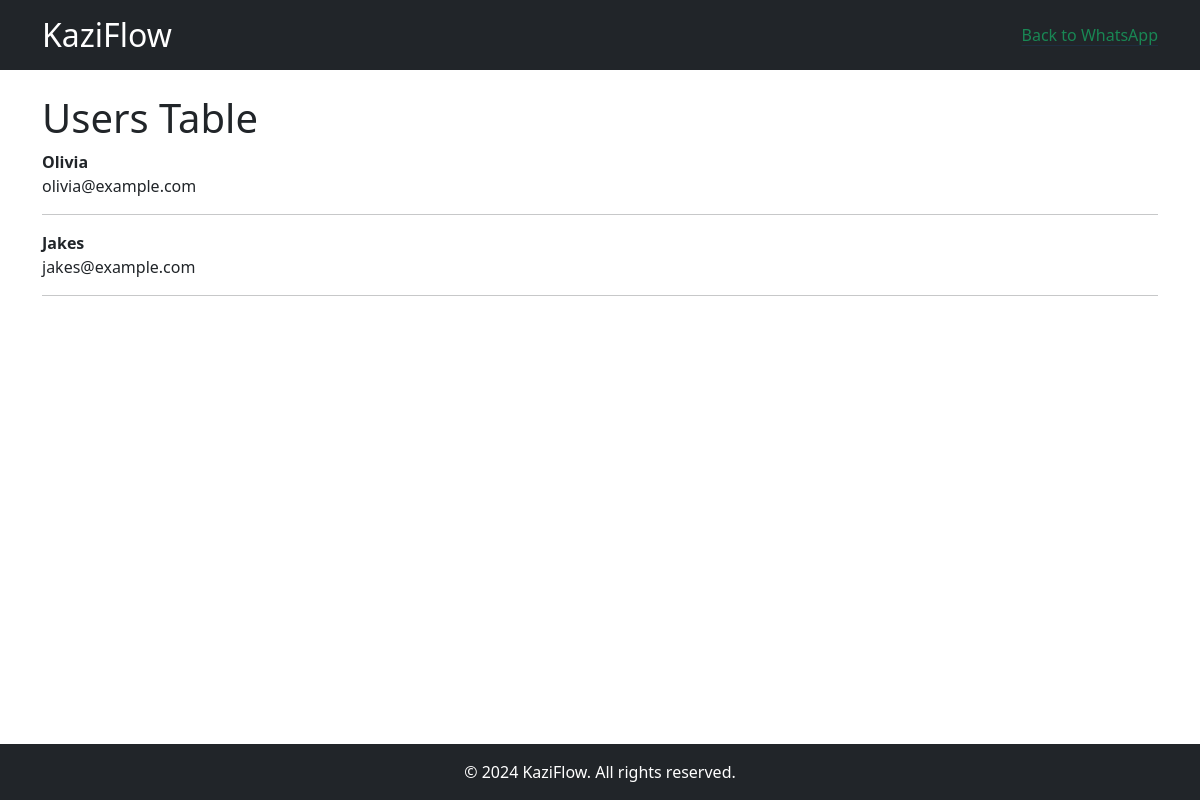
The app's page /, older data.
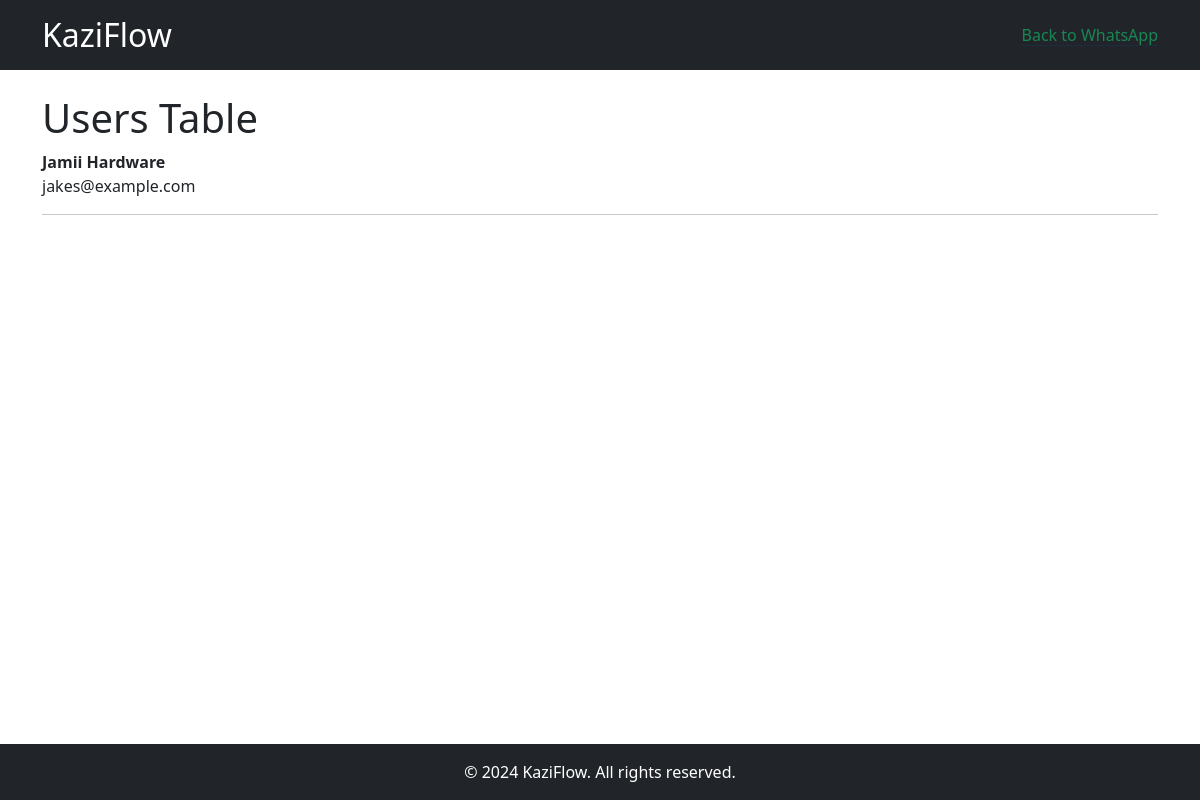
The same page, newer data.
### blog/models.py (models this page shows, shortened)
class User(models.Model):
    username = models.CharField(max_length=100, unique=True)
    phone = models.CharField(max_length=15, unique=True)
    email = models.EmailField(unique=True)
    password = models.CharField(max_length=128)  # You might use Django's default auth system instead
    created_at = models.DateTimeField(auto_now_add=True)

### blog/views.py (the view)
# urls.py: path('', views.home, name='home'),
def home(request):
    all_users = User.objects.all()
    return render(request, 'home.html', {'all': all_users})

### blog/templates/home.html
{% extends "base.html" %}
{% block content %}
{% load static %}
<h1>Users Table</h1>
{% for item in all%}
<strong>{{ item.username }}</strong><br/>
{{ item.email }}<br/>
<hr/>
{% endfor %}
{% endblock %}

### blog/templates/base.html (shortened to what this page needs)
<!doctype html>
<html lang="en" class="h-100">
  <head>
    <link href="https://cdn.jsdelivr.net/npm/bootstrap@5.3.7/dist/css/bootstrap.min.css" rel="stylesheet">
  </head>
  <body class="d-flex flex-column h-100 ">
    <header class="bg-dark text-white py-3 sticky-top">
      <div class="container d-flex justify-content-between align-items-center">
        <h2 class="m-0">KaziFlow</h2>
        <a href="https://wa.me/14155238886" class="link-offset-2 link-underline link-underline-opacity-10 text-success">Back to WhatsApp</a>
      </div>
    </header>
    <main class="flex-shrink-0">
      <div class="container py-4">
        {% block content %}
        {% endblock %}
      </div>
    </main>
    <footer class="bg-dark text-white py-3 mt-auto">
      <div class="container text-center">
        <p class="mb-0">© 2024 KaziFlow. All rights reserved.</p>
      </div>
    </footer>
  </body>
</html>

Row changes from the older to the newer data that the page shows:
removed User: username "Olivia", email "olivia@example.com"
removed User: username "Jakes", email "jakes@example.com"
added User: username "Jamii Hardware", email "jakes@example.com"
